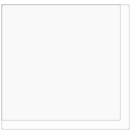
          <widget class="QGroupBox" name="Room12">
           <property name="enabled">
            <bool>true</bool>
           </property>
           <property name="autoFillBackground">
            <bool>false</bool>
           </property>
           <property name="styleSheet">
            <string notr="true">background-color: rgba(0,0,0,0)</string>
           </property>
           <property name="title">
            <string/>
           </property>
           <property name="flat">
            <bool>false</bool>
           </property>
           <widget class="QGroupBox" name="groupBox_8">
            <property name="geometry">
             <rect>
              <x>0</x>
              <y>0</y>
              <width>121</width>
              <height>121</height>
             </rect>
            </property>
            <property name="autoFillBackground">
             <bool>false</bool>
            </property>
            <property name="styleSheet">
             <string notr="true">background-color: rgba(0,0,0,0)</string>
            </property>
            <property name="title">
             <string/>
            </property>
            <property name="flat">
             <bool>false</bool>
            </property>
            <widget class="QWidget" name="layoutWidget_10">
             <property name="geometry">
              <rect>
               <x>0</x>
               <y>0</y>
               <width>121</width>
               <height>121</height>
              </rect>
             </property>
             <property name="autoFillBackground">
              <bool>false</bool>
             </property>
             <layout class="QHBoxLayout" name="horizontalLayout_13">
              <property name="spacing">
               <number>0</number>
              </property>
              <item>
               <layout class="QVBoxLayout" name="verticalLayout_19">
                <property name="spacing">
                 <number>0</number>
                </property>
                <item>
                 <widget class="myClickableQlabel" name="label_29">
                  <property name="autoFillBackground">
                   <bool>false</bool>
                  </property>
                  <property name="text">
                   <string/>
                  </property>
                 </widget>
                </item>
                <item>
                 <widget class="myClickableQlabel" name="label_31">
                  <property name="autoFillBackground">
                   <bool>false</bool>
                  </property>
                  <property name="text">
                   <string/>
                  </property>
                 </widget>
                </item>
               </layout>
              </item>
              <item>
               <layout class="QVBoxLayout" name="verticalLayout_20">
                <property name="spacing">
                 <number>0</number>
                </property>
                <item>
                 <widget class="myClickableQlabel" name="label_30">
                  <property name="autoFillBackground">
                   <bool>false</bool>
                  </property>
                  <property name="text">
                   <string/>
                  </property>
                 </widget>
                </item>
                <item>
                 <widget class="myClickableQlabel" name="label_32">
                  <property name="autoFillBackground">
                   <bool>false</bool>
                  </property>
                  <property name="text">
                   <string/>
                  </property>
                 </widget>
                </item>
               </layout>
              </item>
             </layout>
            </widget>
           </widget>
          </widget>
